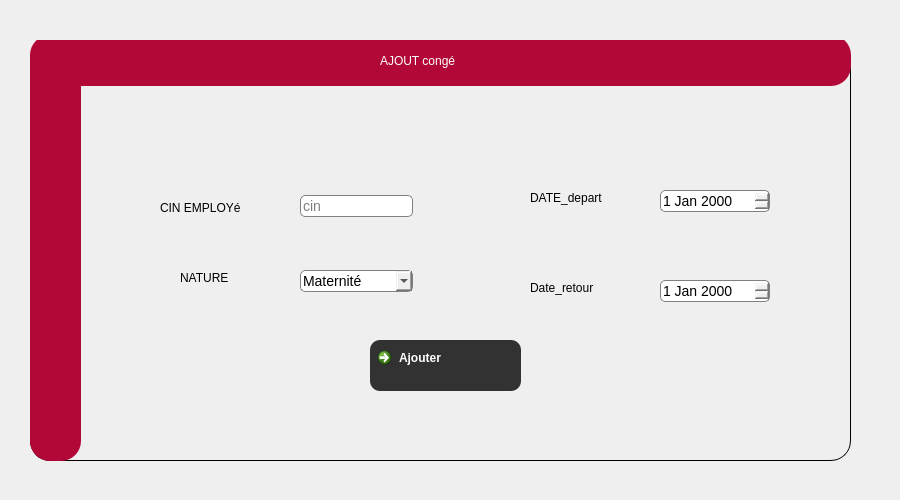
       <widget class="QWidget" name="page_131">
        <widget class="QGroupBox" name="groupBox_35">
         <property name="geometry">
          <rect>
           <x>30</x>
           <y>40</y>
           <width>821</width>
           <height>421</height>
          </rect>
         </property>
         <property name="styleSheet">
          <string notr="true">
QGroupBox  {
    border: 1px solid;
    
  
    border-radius: 20px;
}</string>
         </property>
         <property name="title">
          <string/>
         </property>
         <widget class="QLabel" name="label_redEq_22">
          <property name="geometry">
           <rect>
            <x>0</x>
            <y>-5</y>
            <width>821</width>
            <height>51</height>
           </rect>
          </property>
          <property name="styleSheet">
           <string notr="true">color:white;

background:#b20837;
border-radius:20px;</string>
          </property>
          <property name="text">
           <string/>
          </property>
         </widget>
         <widget class="QLabel" name="label_RedEq2_22">
          <property name="geometry">
           <rect>
            <x>0</x>
            <y>0</y>
            <width>51</width>
            <height>421</height>
           </rect>
          </property>
          <property name="styleSheet">
           <string notr="true">color:white;

background:#b20837;
border-radius:20px;</string>
          </property>
          <property name="text">
           <string/>
          </property>
         </widget>
         <widget class="QLabel" name="label_AjEq_22">
          <property name="geometry">
           <rect>
            <x>350</x>
            <y>10</y>
            <width>211</width>
            <height>21</height>
           </rect>
          </property>
          <property name="styleSheet">
           <string notr="true">color:white;
font: 75 10pt &quot;Source Code Pro&quot;;
	font: 87 10pt &quot;Nexa Rust Sans Black 01&quot;;
background:#b20837;
border-radius:10px;</string>
          </property>
          <property name="text">
           <string>AJOUT congé</string>
          </property>
         </widget>
         <widget class="QCommandLinkButton" name="ajouter_conge_employe">
          <property name="geometry">
           <rect>
            <x>340</x>
            <y>300</y>
            <width>151</width>
            <height>51</height>
           </rect>
          </property>
          <property name="styleSheet">
           <string notr="true">QPushButton{
    color:white;
	font: 75 10pt &quot;Source Code Pro&quot;;
	font: 87 8pt &quot;Nexa Rust Sans Black 01&quot;;
    background-color: rgb(51, 50, 50);
background:  rgb(51, 50, 50);
border-radius:10px;
}
QPushButton:hover
{
color:white;

background:#b20837;
border-radius:10px;
}
</string>
          </property>
          <property name="text">
           <string>Ajouter</string>
          </property>
          <property name="icon">
           <iconset resource="img.qrc">
            <normaloff>:/img/img/validate.png</normaloff>:/img/img/validate.png</iconset>
          </property>
          <property name="iconSize">
           <size>
            <width>35</width>
            <height>35</height>
           </size>
          </property>
          <property name="autoDefault">
           <bool>false</bool>
          </property>
          <property name="default">
           <bool>false</bool>
          </property>
         </widget>
         <widget class="QLabel" name="label_nomR_50">
          <property name="geometry">
           <rect>
            <x>130</x>
            <y>160</y>
            <width>101</width>
            <height>16</height>
           </rect>
          </property>
          <property name="styleSheet">
           <string notr="true">font: 75 10pt &quot;Source Code Pro&quot;;
	font: 87 8pt &quot;Nexa Rust Sans Black 01&quot;;</string>
          </property>
          <property name="text">
           <string>CIN EMPLOYé</string>
          </property>
         </widget>
         <widget class="QLabel" name="label_nomR_51">
          <property name="geometry">
           <rect>
            <x>150</x>
            <y>230</y>
            <width>71</width>
            <height>16</height>
           </rect>
          </property>
          <property name="styleSheet">
           <string notr="true">font: 75 10pt &quot;Source Code Pro&quot;;
	font: 87 8pt &quot;Nexa Rust Sans Black 01&quot;;</string>
          </property>
          <property name="text">
           <string>NATURE</string>
          </property>
         </widget>
         <widget class="QLabel" name="label_nomR_52">
          <property name="geometry">
           <rect>
            <x>500</x>
            <y>240</y>
            <width>111</width>
            <height>16</height>
           </rect>
          </property>
          <property name="styleSheet">
           <string notr="true">font: 75 10pt &quot;Source Code Pro&quot;;
	font: 87 8pt &quot;Nexa Rust Sans Black 01&quot;;</string>
          </property>
          <property name="text">
           <string>Date_retour</string>
          </property>
         </widget>
         <widget class="QLabel" name="label_nomR_53">
          <property name="geometry">
           <rect>
            <x>500</x>
            <y>150</y>
            <width>121</width>
            <height>16</height>
           </rect>
          </property>
          <property name="styleSheet">
           <string notr="true">font: 75 10pt &quot;Source Code Pro&quot;;
	font: 87 8pt &quot;Nexa Rust Sans Black 01&quot;;</string>
          </property>
          <property name="text">
           <string>DATE_depart</string>
          </property>
         </widget>
         <widget class="QDateEdit" name="dateretour_2">
          <property name="geometry">
           <rect>
            <x>630</x>
            <y>240</y>
            <width>110</width>
            <height>22</height>
           </rect>
          </property>
          <property name="styleSheet">
           <string notr="true">
    border: 1px solid gray;
    font-size: 14px;
    border-radius: 5px;
</string>
          </property>
         </widget>
         <widget class="QDateEdit" name="datedepart_2">
          <property name="geometry">
           <rect>
            <x>630</x>
            <y>150</y>
            <width>110</width>
            <height>22</height>
           </rect>
          </property>
          <property name="styleSheet">
           <string notr="true">
    border: 1px solid gray;
    font-size: 14px;
    border-radius: 5px;
</string>
          </property>
         </widget>
         <widget class="QComboBox" name="nature_3">
          <property name="geometry">
           <rect>
            <x>270</x>
            <y>230</y>
            <width>113</width>
            <height>22</height>
           </rect>
          </property>
          <property name="styleSheet">
           <string notr="true">   
    border: 1px solid gray;
    font-size: 14px;
    border-radius: 5px;
</string>
          </property>
          <property name="editable">
           <bool>true</bool>
          </property>
          <property name="currentText">
           <string>Maternité</string>
          </property>
          <item>
           <property name="text">
            <string>Maternité</string>
           </property>
          </item>
          <item>
           <property name="text">
            <string>Maladie</string>
           </property>
          </item>
          <item>
           <property name="text">
            <string>Vacances</string>
           </property>
          </item>
          <item>
           <property name="text">
            <string>Télétravail</string>
           </property>
          </item>
         </widget>
         <widget class="QLineEdit" name="lineEditc">
          <property name="geometry">
           <rect>
            <x>270</x>
            <y>155</y>
            <width>113</width>
            <height>22</height>
           </rect>
          </property>
          <property name="styleSheet">
           <string notr="true">    QLineEdit{ 
    border: 1px solid gray;
    font-size: 14px;
    border-radius: 5px;
}</string>
          </property>
          <property name="inputMask">
           <string/>
          </property>
          <property name="text">
           <string/>
          </property>
          <property name="placeholderText">
           <string>cin</string>
          </property>
         </widget>
        </widget>
        <widget class="QLabel" name="back_rep_13">
         <property name="geometry">
          <rect>
           <x>0</x>
           <y>0</y>
           <width>891</width>
           <height>491</height>
          </rect>
         </property>
         <property name="styleSheet">
          <string notr="true">background-image: url(:/img/img/AA.jpg);</string>
         </property>
         <property name="text">
          <string/>
         </property>
        </widget>
        <zorder>back_rep_13</zorder>
        <zorder>groupBox_35</zorder>
       </widget>
